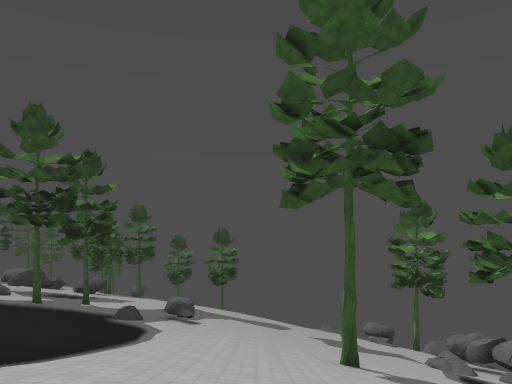
View 1 (above)

24 first-person views from a walk through a level from a Godot 3-D game. The camera is 1.3 m above the floor, looks level and sees 70° across. The floor is counted in squares, 2 m on a side. Each view is taken from the middle of a square. On the plan, view 1 faces up. The plan holds only what a view shows up to about 11 squares ahead; the rest is blank. The place goes on beyond the plan. Surface patterns are stand-ins for the level's own textures.

View 2
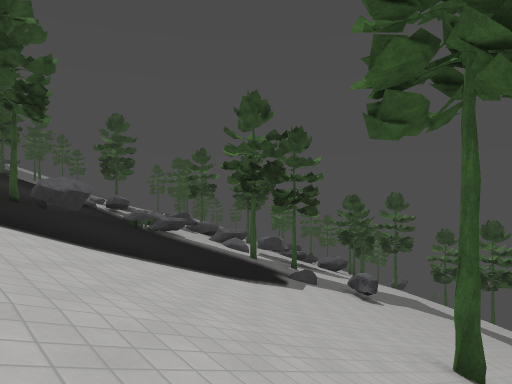

View 3
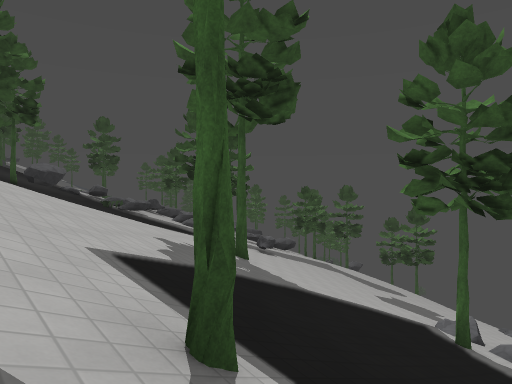

View 4
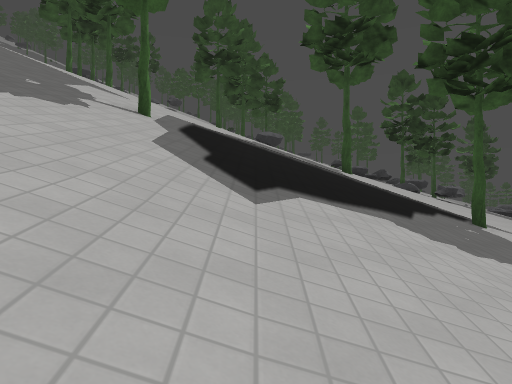

View 5
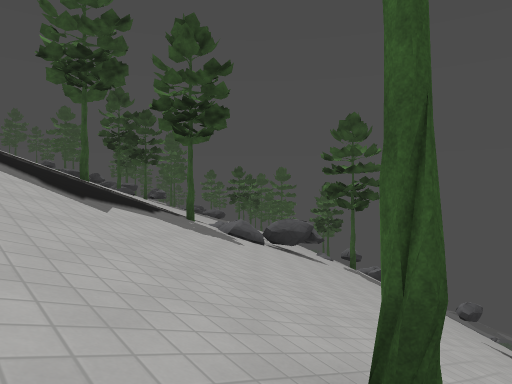

View 6
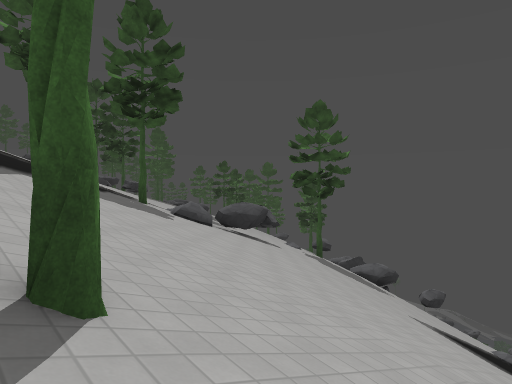

View 7
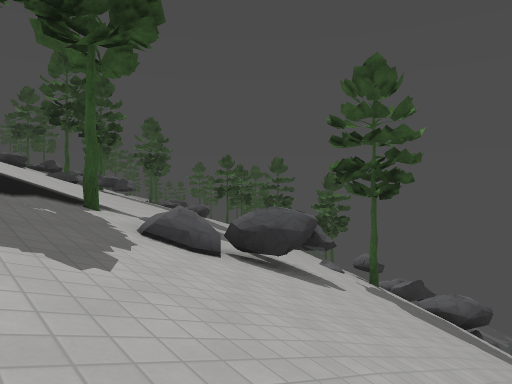

View 8
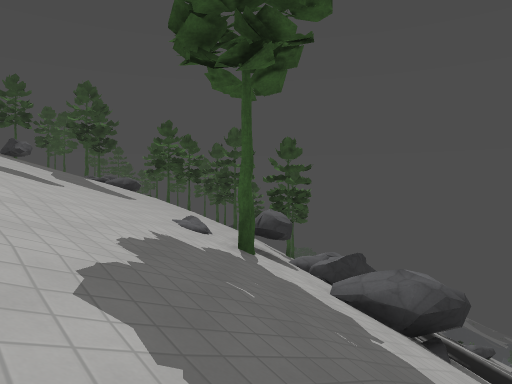

View 9
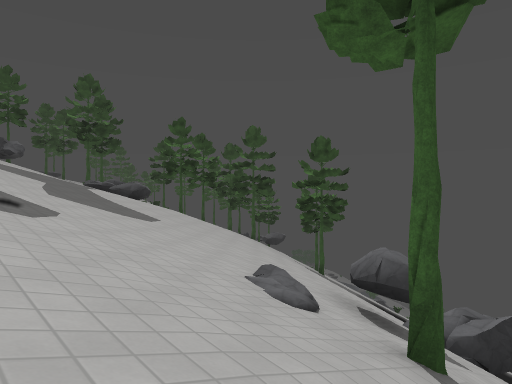

View 10
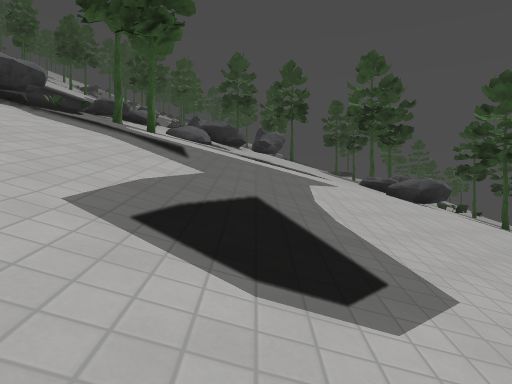

View 11
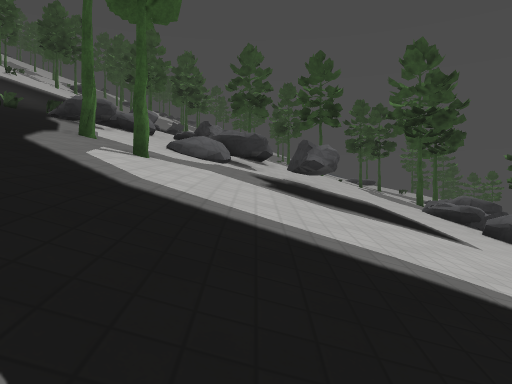

View 12
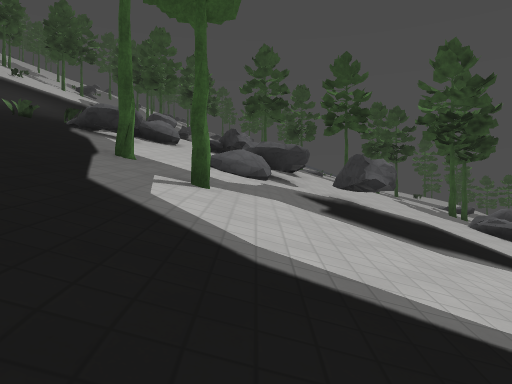

View 13
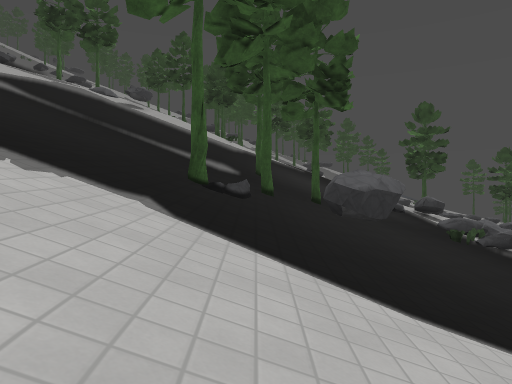

View 14
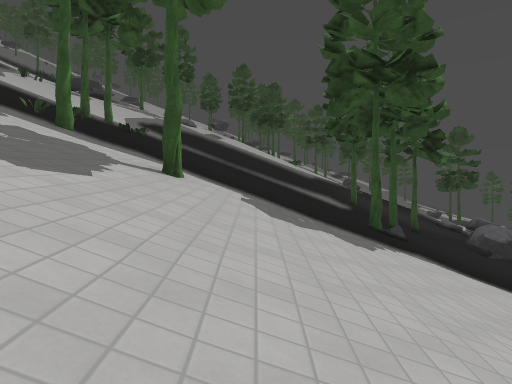

View 15
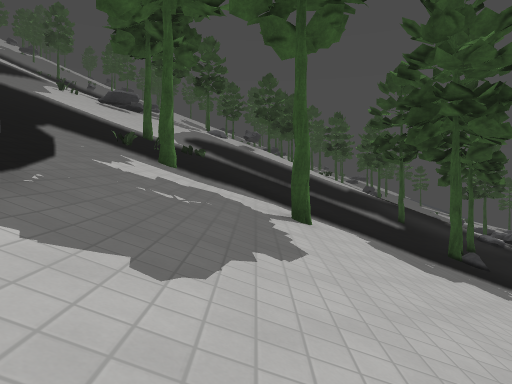

View 16
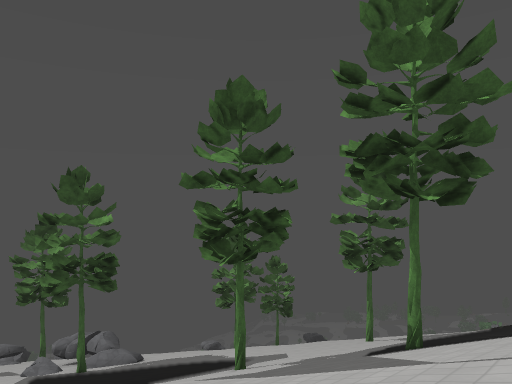

View 17
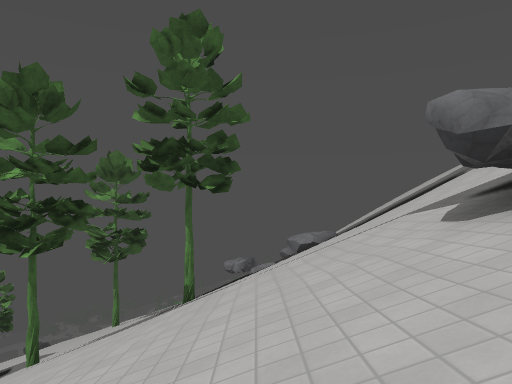

View 18
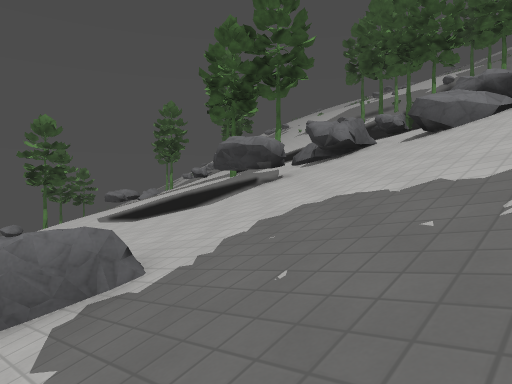

View 19
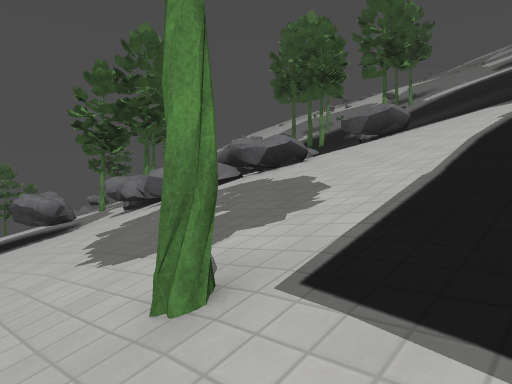

View 20
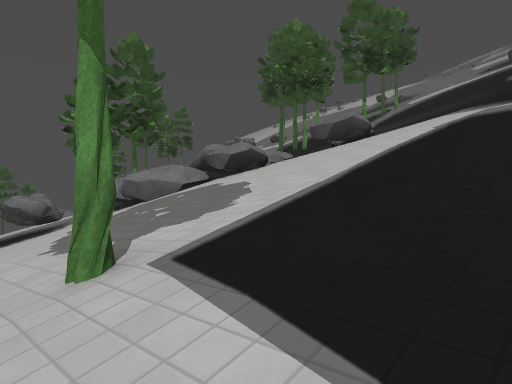

View 21
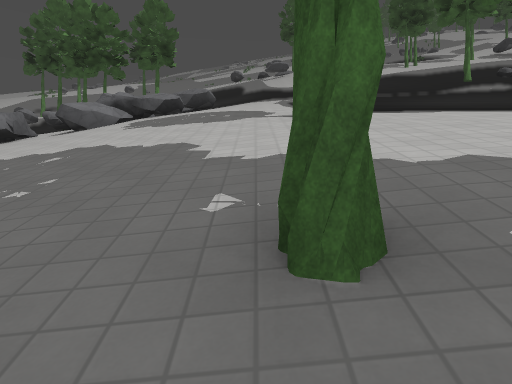

View 22
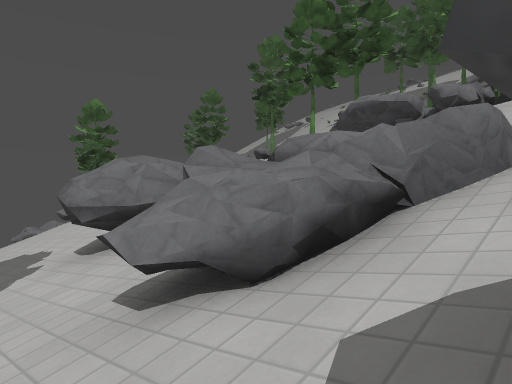

View 23
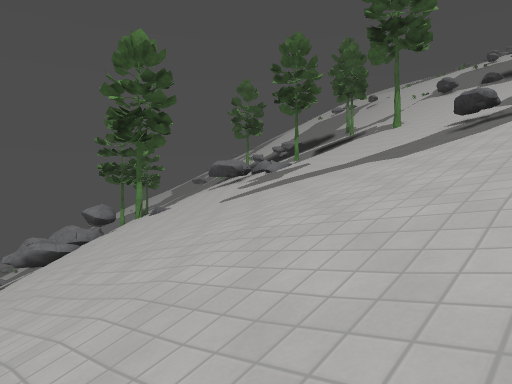

View 24
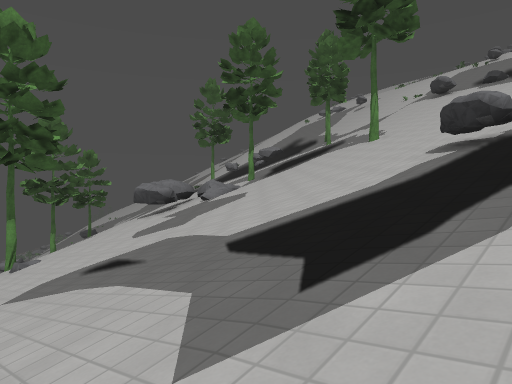

### Floor plan
Key: @ floor where view 1 was taken; # wall or solid block; . main floor; : floor 0.75 m higher than the main floor; - floor 0.75 m lower than the main floor; + floor 1.5 m higher than the main floor; _ floor 1.75 m lower than the main floor; < floor 2.5 m lower than the main floor; * floor 3.25 m higher than the main floor; ( floor 3.25 m lower than the main floor; % floor 6.25 m higher than the main floor; & floor 7.25 m higher than the main floor; / step, stairs or slope; = window, fence, low wall or low ledge; ^ raised ledge; v drop or lower ground.
Columns run from 21 left of view 1 to 16 right of it. Each row starts with its distance up from view 1.
 24    /   ////
 23   /#/   /#//////
 22  ////////#/# ///////
 21  ////////=/^/ ///////////
 20 </////////////  /////////////
 19 __/////////////////////////^#
 18 ==/////////====////////////#/ #/
 17 ^=-///////=###=//////////////=#/
 16 #.////////^##v(///=/////////#///
 15  ...///=/////v////==////////////
 14  :::/^^#////////////////////////////
 13  +////=/// ///=#/=#/////////////////
 12  v///// //////#===^///////// =/////=
 11  //////= /=/==###==/////////=#/////vv
 10   ///^## /^## ##=////////////^///////
  9   =====  ^=## ##^=////////=//=///////
  8           ##  ##^=////////=#/////////
  7               #^^=/////#//===////////
  6               #^^=////////v##=///////
  5               ###=/////////v##=//////
  4              ####=/////////vvvv=///#/
  3              ##^=*/////////v./////////
  2              #^^=///////////#////////
  1              #^^=////// //////==###
  0              #^^=////@////==v#######
 -1              #^^=//////////=//v
 -2               ^^&%#////////////
 -3               ^^=////////////
 -4                ^=///////=////
 -5                ^ #///=  ##///

Positions as (right, up) in squares from view 1, and headings:
1: (0, 0), facing up
2: (3, 2), facing up-left
3: (8, 1), facing up-left
4: (13, 4), facing left
5: (15, 2), facing up-left
6: (16, 3), facing up-left
7: (12, 6), facing up-left
8: (11, 12), facing up-left
9: (8, 13), facing up-left
10: (3, 16), facing left
11: (-1, 15), facing left
12: (-2, 14), facing left
13: (0, 3), facing left
14: (3, -1), facing left
15: (3, -3), facing left
16: (2, -3), facing up-right
17: (0, -2), facing right
18: (-16, 22), facing down-right
19: (-20, 19), facing down-right
20: (-21, 19), facing down-right
21: (-18, 24), facing down
22: (-14, 24), facing down-right
23: (-5, 22), facing down-right
24: (-4, 18), facing down-right
